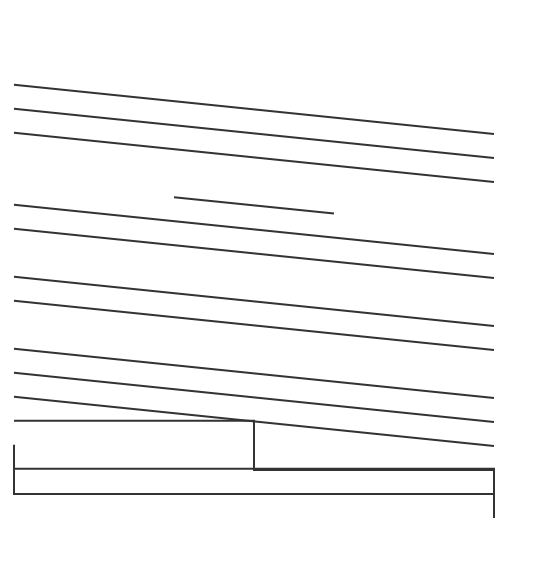

Write a Vega-Lite specification for this figure.
### Vega specification from a JSON file in a GitHub repository (floating-point values rounded to 4 significant figures)
{"$schema": "https://vega.github.io/schema/vega/v6.json", "width": 260, "height": 278, "padding": 5, "marks": [{"type": "line", "from": {"data": "p2"}, "encode": {"update": {"x": {"field": "x"}, "y": {"signal": "datum.y + 0"}, "interpolate": {"value": "linear"}, "stroke": {"value": "#333"}, "strokeWidth": {"value": 1}}}}, {"type": "line", "from": {"data": "p2"}, "encode": {"update": {"x": {"field": "x"}, "y": {"signal": "datum.y + 12"}, "interpolate": {"value": "linear-closed"}, "stroke": {"value": "#333"}, "strokeWidth": {"value": 1}}}}, {"type": "line", "from": {"data": "p2"}, "encode": {"update": {"x": {"field": "x"}, "y": {"signal": "datum.y + 24"}, "interpolate": {"value": "basis"}, "stroke": {"value": "#333"}, "strokeWidth": {"value": 1}}}}, {"type": "line", "from": {"data": "p2"}, "encode": {"update": {"x": {"field": "x"}, "y": {"signal": "datum.y + 36"}, "interpolate": {"value": "basis-open"}, "stroke": {"value": "#333"}, "strokeWidth": {"value": 1}}}}, {"type": "line", "from": {"data": "p2"}, "encode": {"update": {"x": {"field": "x"}, "y": {"signal": "datum.y + 48"}, "interpolate": {"value": "basis-closed"}, "stroke": {"value": "#333"}, "strokeWidth": {"value": 1}}}}, {"type": "line", "from": {"data": "p2"}, "encode": {"update": {"x": {"field": "x"}, "y": {"signal": "datum.y + 60"}, "interpolate": {"value": "bundle"}, "stroke": {"value": "#333"}, "strokeWidth": {"value": 1}}}}, {"type": "line", "from": {"data": "p2"}, "encode": {"update": {"x": {"field": "x"}, "y": {"signal": "datum.y + 72"}, "interpolate": {"value": "cardinal"}, "stroke": {"value": "#333"}, "strokeWidth": {"value": 1}}}}, {"type": "line", "from": {"data": "p2"}, "encode": {"update": {"x": {"field": "x"}, "y": {"signal": "datum.y + 84"}, "interpolate": {"value": "cardinal-open"}, "stroke": {"value": "#333"}, "strokeWidth": {"value": 1}}}}, {"type": "line", "from": {"data": "p2"}, "encode": {"update": {"x": {"field": "x"}, "y": {"signal": "datum.y + 96"}, "interpolate": {"value": "cardinal-closed"}, "stroke": {"value": "#333"}, "strokeWidth": {"value": 1}}}}, {"type": "line", "from": {"data": "p2"}, "encode": {"update": {"x": {"field": "x"}, "y": {"signal": "datum.y + 108"}, "interpolate": {"value": "catmull-rom"}, "stroke": {"value": "#333"}, "strokeWidth": {"value": 1}}}}, {"type": "line", "from": {"data": "p2"}, "encode": {"update": {"x": {"field": "x"}, "y": {"signal": "datum.y + 120"}, "interpolate": {"value": "catmull-rom-open"}, "stroke": {"value": "#333"}, "strokeWidth": {"value": 1}}}}, {"type": "line", "from": {"data": "p2"}, "encode": {"update": {"x": {"field": "x"}, "y": {"signal": "datum.y + 132"}, "interpolate": {"value": "catmull-rom-closed"}, "stroke": {"value": "#333"}, "strokeWidth": {"value": 1}}}}, {"type": "line", "from": {"data": "p2"}, "encode": {"update": {"x": {"field": "x"}, "y": {"signal": "datum.y + 144"}, "interpolate": {"value": "monotone"}, "stroke": {"value": "#333"}, "strokeWidth": {"value": 1}}}}, {"type": "line", "from": {"data": "p2"}, "encode": {"update": {"x": {"field": "x"}, "y": {"signal": "datum.y + 156"}, "interpolate": {"value": "natural"}, "stroke": {"value": "#333"}, "strokeWidth": {"value": 1}}}}, {"type": "line", "from": {"data": "p2"}, "encode": {"update": {"x": {"field": "x"}, "y": {"signal": "datum.y + 168"}, "interpolate": {"value": "step"}, "stroke": {"value": "#333"}, "strokeWidth": {"value": 1}}}}, {"type": "line", "from": {"data": "p2"}, "encode": {"update": {"x": {"field": "x"}, "y": {"signal": "datum.y + 180"}, "interpolate": {"value": "step-before"}, "stroke": {"value": "#333"}, "strokeWidth": {"value": 1}}}}, {"type": "line", "from": {"data": "p2"}, "encode": {"update": {"x": {"field": "x"}, "y": {"signal": "datum.y + 192"}, "interpolate": {"value": "step-after"}, "stroke": {"value": "#333"}, "strokeWidth": {"value": 1}}}}], "data": [{"name": "p2", "values": [{"x": 0.0, "y": 37.39, "g": true}, {"x": 240.0, "y": 61.99, "g": true}]}]}
